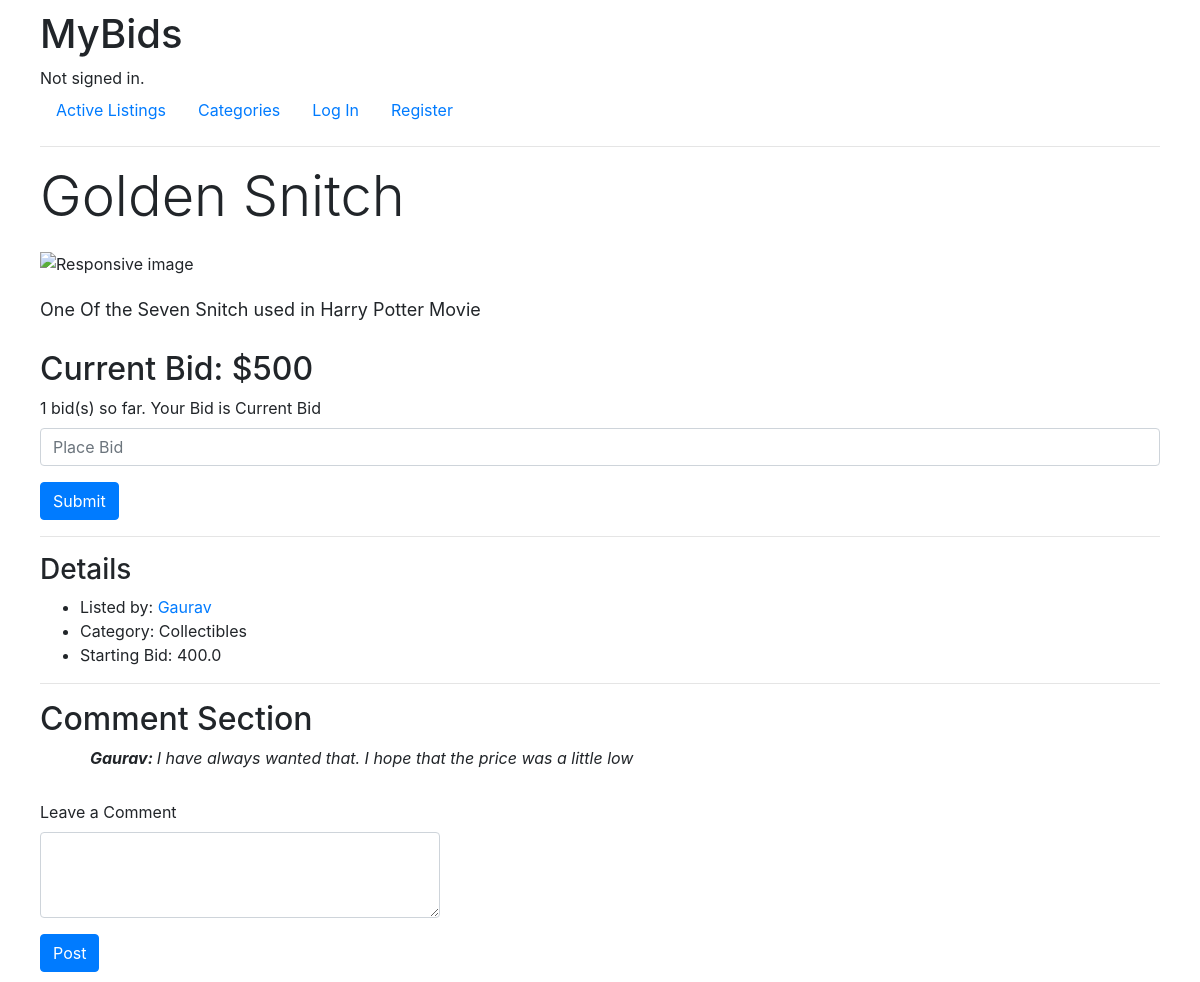
The app's page /listings/2 with its own data.
### auctions/models.py (models this page shows, shortened)
class AuctionList(models.Model):
    name = models.CharField(max_length=64)
    price = models.FloatField()
    description = models.CharField(max_length=400)
    image_url = models.CharField(max_length=1000)
    user = models.ForeignKey(User, on_delete=models.CASCADE, related_name="listings")
    date = models.DateTimeField()
    category = models.CharField(max_length=20, default='Not Specified')

class Bids(models.Model):
    prod = models.ForeignKey(AuctionList, on_delete=models.CASCADE, related_name="item_bids")
    user = models.ForeignKey(User, on_delete=models.CASCADE, related_name="user_bid")
    bid = models.FloatField()

class User(AbstractUser):
    pass

class Comments(models.Model):
    prod = models.ForeignKey(AuctionList, on_delete=models.CASCADE, related_name="item_comments")
    user = models.ForeignKey(User, on_delete=models.CASCADE, related_name="user_comments")
    comment = models.CharField(max_length=400)

### auctions/views.py (the view)
# urls.py: path("listings/<int:prod_id>", views.product, name="product"),
def product(request, prod_id):
    prod = AuctionList.objects.get(id=prod_id)
    owner = prod.user
    flag = False
    if owner == request.user:
        flag = True
    highest_bid = prod.item_bids.all().order_by('-bid')
    if len(highest_bid) == 0:
        highest_bid = prod.price + 0.1
    else:
        highest_bid = highest_bid[0].bid + 0.1
    comment = Comments.objects.filter(prod=prod_id)
    if request.user.id:
        wishes = Wishlist.objects.filter(prod=prod_id, user=request.user)
        notifications_count = Notifications.objects.filter(user=request.user).count()
        wishlist_count = Wishlist.objects.filter(user=request.user).count()
        return render(request, 'auctions/product.html', {
            'prod': prod,
            'highest_bid': highest_bid,
            'owner': flag,
            'comments': comment,
            'wishlist' : wishes,
            "wishlist_count": wishlist_count,
            "notifications_count": notifications_count,
        })
    else:
        return render(request, 'auctions/product.html', {
            'prod': prod,
            'highest_bid': highest_bid,
            'owner': flag,
            'comments': comment,
        })

### auctions/templates/auctions/product.html (shortened to what this page needs)
{% extends "auctions/layout.html" %}
{% block body %}
    <div class="heading" style="margin-bottom: 20px ">
        <h1 class="display-4">{{ prod.name }}</h1>
    </div>
    <div>
        <img src="{{ prod.image_url }}"class="img-large" alt="Responsive image" height="400px" width=auto>
    </div>
    <div class="prod_description_large" style="margin-top: 20px; font-size: large" >
        {{ prod.description}}
        <br>
    <br>
    </div>
        <div class="price">
        {% if highest_bid %}
            <h2 class="display-6"> Current Bid: ${{ highest_bid|add:-0.1 }}</h2>
            {% else %}
            <h2 class="display-6"> Current Bid: ${{ prod.price }}</h2>
            {% endif %}
    </div>
    <div class="place_bid" >
        <form action="{% url 'place_bid' %}" method="post">
            <div class="form-group">
                <label for="bid">{{ prod.item_bids.all|length }} bid(s) so far. Your Bid is Current Bid</label>
                <input type="Number" class="form-control" min="{{ highest_bid }}" step=0.1 id="bid" name="bid" placeholder="Place Bid">
            </div>
            <button type="submit" class="btn btn-primary">Submit</button>
        </form>
    </div>
     <hr>
    <h3 class="display-5">Details</h3>
    <ul>
        <li>Listed by: <a href="{% url 'user_listings' prod.user.username %}" style="text-decoration: none" >{{ prod.user.username }}</a></li>
        <li>Category: {{ prod.category }}</li>
        <li>Starting Bid: {{ prod.price }}</li>
    </ul>
    <hr>
    <h2 class="display-5">Comment Section</h2>
    {% for comment in comments %}
        <div class="comment" style="margin-top: 8px; margin-left: 50px">
        <i><b>{{comment.user}}: </b>{{ comment.comment }}</i>
        </div>
    {% endfor %}
    <form action="{%  url 'comments' %}" method="post">
    <div class="form-group" style="margin-top: 30px">
    <label for="comments">Leave a Comment</label>
        <textarea  class="form-control" id="exampleInputTitle" name="comment" rows="3" style="width: 400px" placeholder="Any Thoughts"  required> </textarea>
    </div>
    <input type="submit" value="Post" class="btn btn-primary">
    </form>
{% endblock %}

### auctions/static/auctions/styles.css (style rules this page uses)
body { padding: 10px; margin-left: 30px; margin-right: 30px; }

### records on screen
AuctionList: name "Golden Snitch", description "One Of the Seven Snitch used in Harry Potter Movie", item_bids.all|length "1", user.username "Gaurav", category "Collectibles", price "400.0"
Comments: user "Gaurav", comment "I have always wanted that. I hope that the price was a little low"

### other values on screen
{{ highest_bid|add:-0.1 }} "500"
